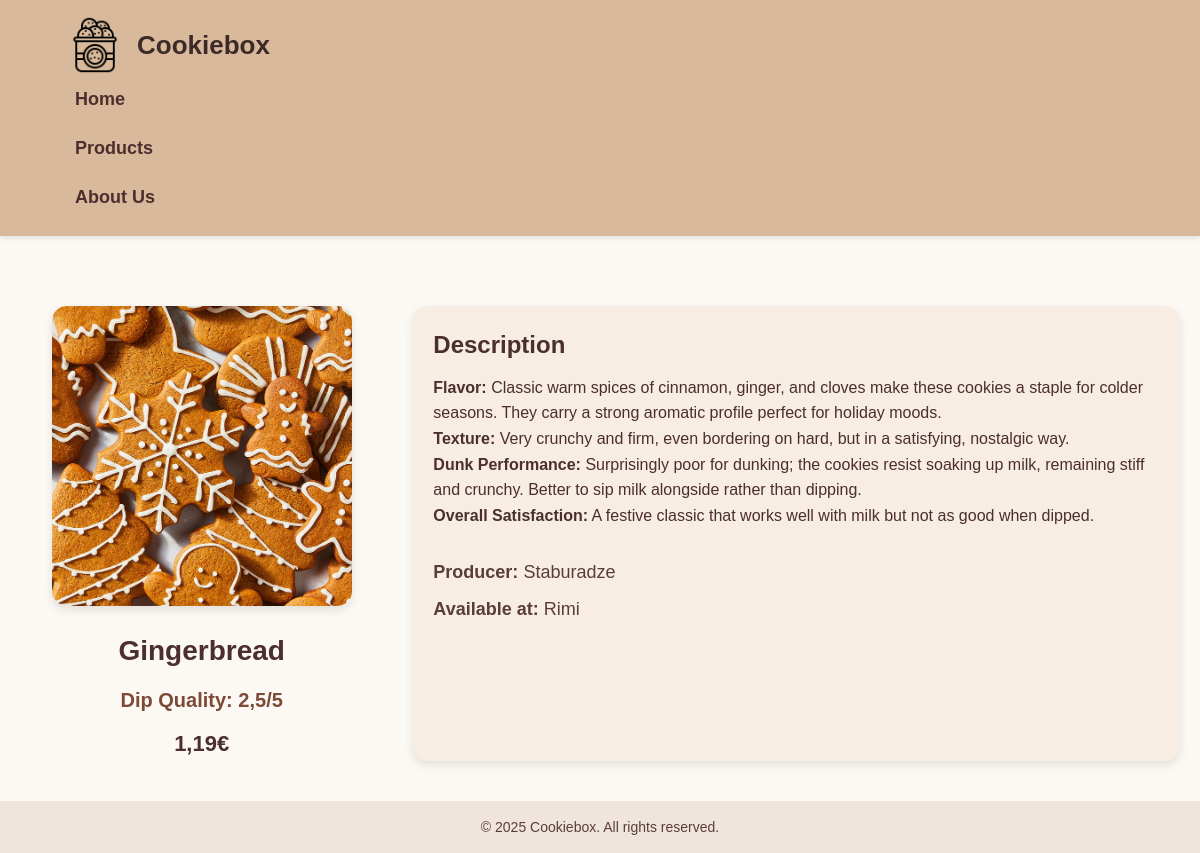
The app's page /product/3 with its own data.
### tables this page shows
CREATE TABLE products (
	id INTEGER NOT NULL PRIMARY KEY AUTOINCREMENT,
	name TEXT NOT NULL,
	price REAL NOT NULL,
	image TEXT,
	producer_id INTEGER NOT NULL,
	shop_id INTEGER, dip_id INTEGER, description TEXT,
	CONSTRAINT products_producers_FK FOREIGN KEY (id) REFERENCES producers(id),
	CONSTRAINT products_shops_FK FOREIGN KEY (id) REFERENCES shops(id),
	CONSTRAINT products_dipping_quality_FK FOREIGN KEY (id) REFERENCES dipping_quality(id)
);

CREATE TABLE dipping_quality (
	id INTEGER NOT NULL PRIMARY KEY AUTOINCREMENT,
	dipping_quality INTEGER NOT NULL
);

CREATE TABLE producers (
	id INTEGER NOT NULL PRIMARY KEY AUTOINCREMENT,
	name TEXT NOT NULL
);

CREATE TABLE shops (
	id INTEGER NOT NULL PRIMARY KEY AUTOINCREMENT,
	name TEXT NOT NULL
);

### app.py (the view)
@app.route("/product/<int:product_id>")
def products_show(product_id):
    conn = get_db_connection()
    product = conn.execute(
        """
        SELECT
            products.*,
            producers.name AS producer_name,
            shops.name AS shop_name,
            dipping_quality.dipping_quality AS dip_quality
        FROM products
        LEFT JOIN producers ON products.producer_id = producers.id
        LEFT JOIN shops ON products.shop_id = shops.id
        LEFT JOIN dipping_quality ON products.dip_id = dipping_quality.id
        WHERE products.id = ?
        """,
        (product_id,)
    ).fetchone()
    conn.close()
    return render_template("products_show.html", product=product)

### app.py (called while the page is built)
def get_db_connection():
    db = Path(__file__).parent / "Cepumkaste.db"
    conn = sqlite3.connect(db)
    conn.row_factory = sqlite3.Row
    return conn

### templates/products_show.html (shortened to what this page needs)
{% extends "base.html" %}
{% block content %}
<div class="product-detail">
    <div class="product-image-section">
        <img src="{{ url_for('static', filename='images/products/' + product.image) }}" alt="{{ product.name }}" class="product-image">
        <h2 class="product-name">{{ product.name }}</h2>
        <p class="dip-quality">Dip Quality: {{ product.dip_quality }}/5</p>
        <p class="product-price">{{ product.price }}€</p>
    </div>
    <div class="product-description-section">
        <h3>Description</h3>
        <p>{{product.description.replace('\\n', '<br>') | safe}}</p>
        <div class="product-info-bottom">
            <p><strong>Producer:</strong> {{ product.producer_name }}</p>
            <p><strong>Available at:</strong> {{ product.shop_name }}</p>
        </div>
    </div>
</div>
{% endblock %}

### static/style.css (style rules this page uses)
* { margin: 0; padding: 0; box-sizing: border-box; }
body { font-family: 'Poppins', Arial, sans-serif; background-color: #fcf8f4; color: #4b2e2e; line-height: 1.6; }
.product-detail { display: flex; flex-wrap: wrap; gap: 30px; margin-top: 30px; }
.product-image-section { flex: 1; min-width: 300px; text-align: center; }
.product-image { width: 300px; height: 300px; object-fit: cover; border-radius: 15px; box-shadow: 0 4px 10px rgba(0,0,0,0.1); }
.product-name { font-size: 28px; margin-top: 15px; color: #4b2e2e; }
.dip-quality { font-size: 20px; font-weight: 600; margin-top: 10px; color: #7c4a36; }
.product-price { font-size: 22px; font-weight: bold; margin-top: 10px; color: #4b2e2e; }
.product-description-section { flex: 2; min-width: 300px; background-color: #f7ede2; padding: 20px; border-radius: 15px; box-shadow: 0 4px 10px rgba(0,0,0,0.1); }
.product-description-section h3 { margin-bottom: 10px; font-size: 24px; color: #4b2e2e; }
.product-info-bottom { margin-top: 30px; }
.product-info-bottom p { margin-bottom: 8px; font-size: 18px; color: #5a3e36; }

### records on screen
products: image (picture), name "Gingerbread", price "1,19", description.replace "Flavor: Classic warm spices of cinnamon, ginger, and cloves make these cookies a staple for colder seasons. They carry a strong aromatic profile perfect for holiday moods. Texture: Very crunchy and firm, even bordering on hard, but in a satisfying, nostalgic way. Dunk Performance: Surprisingly poor for dunking; the cookies resist soaking up milk, remaining stiff and crunchy. Better to sip milk alongside rather than dipping. Overall Satisfaction: A festive classic that works well with milk but not as good when dipped."
dipping_quality: dip_quality "2,5"
producers: producer_name "Staburadze"
shops: shop_name "Rimi"
